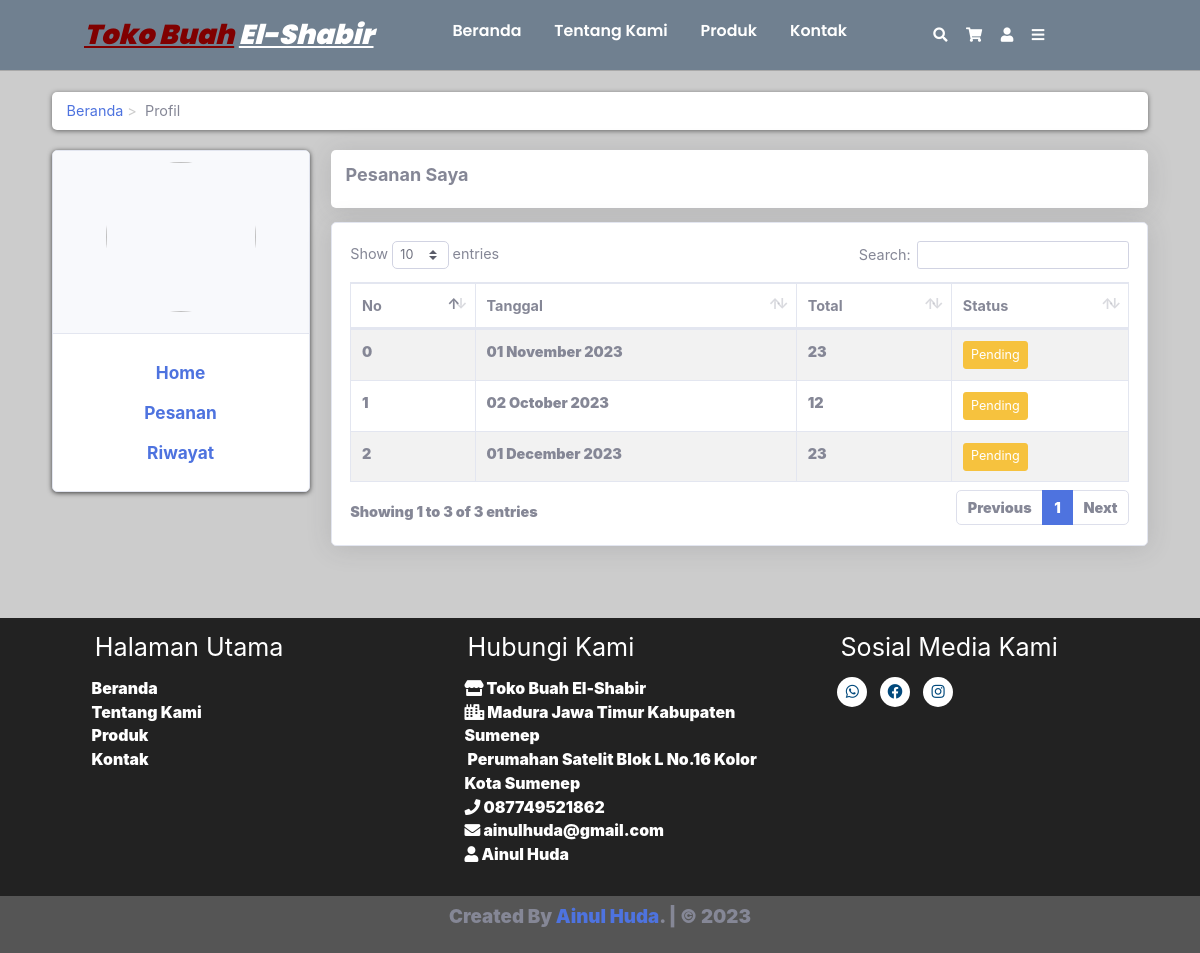
The page /user/pelanggan/index.php?page=pesanan (signed in) on the database its author committed.
### tables this page shows
CREATE TABLE `tb_pembelian` (
  `id_pembelian` int(11) NOT NULL,
  `id_user` int(11) NOT NULL,
  `tanggal_pembelian` date NOT NULL,
  `total_pembelian` int(11) NOT NULL,
  `status` varchar(255) NOT NULL DEFAULT 'Pending'
);

### user/pelanggan/pesanan.php (the view)
<div class="col-md-9">
    <div class="shadow bg-white p-3 mb-3 rounded">
        <marquee><h5><b>Pesanan Saya<strong></h5></marquee>
        </div>
        <?php
        $id_user = $_SESSION['tb_user']['id_user'];
        $tb_pembelian = array();
        $ambil = $koneksi->query("SELECT * FROM tb_pembelian JOIN tb_user
            ON tb_pembelian.id_user=tb_user.id_user
            WHERE tb_pembelian.id_user='$id_user'");
        while ($pecah = $ambil->fetch_assoc())
        {
            $tb_pembelian[]=$pecah;
        }
    ?>
    <div class="card shadow">
        <div class="card-body">
            <table class="table table-bordered table-hover table-striped" id="tables">
                <thead>
                    <tr>
                        <th>No</th>
                        <th>Tanggal</th>
                        <th>Total</th>
                        <th>Status</th>
                    </tr>
                </thead>
                <tbody>
                    <?php foreach ($tb_pembelian as $key => $value) : ?>
                        <tr>
                            <td><?php echo $key++; ?></td>
                            <td><?php echo date("d F Y", strtotime($value['tanggal_pembelian'])); ?></td>
                            <td><?php echo number_format($value['total_pembelian']); ?></td>
                            <td>
                                <a href="#" class="btn btn-sm btn-warning">
                                    <?php echo $value['status'] ?>
                                </a>
                            </td>
                        </tr>
                    <?php endforeach ?>
                </tbody>
            </table>
        </div>
    </div>
</div>

### user/css/style.css (style rules this page uses)
body { background-color: #ccc; }
.page-profil .card { box-shadow: 0 1px 5px rgba(0, 0, 0, .7) ; }
@media (max-width: 1366px) { html { font-size: 90%; } }

### rows shown on the page
tb_pembelian: tanggal_pembelian "01 November 2023", total_pembelian "23", status "Pending"
tb_pembelian: tanggal_pembelian "02 October 2023", total_pembelian "12", status "Pending"
tb_pembelian: tanggal_pembelian "01 December 2023", total_pembelian "23", status "Pending"
